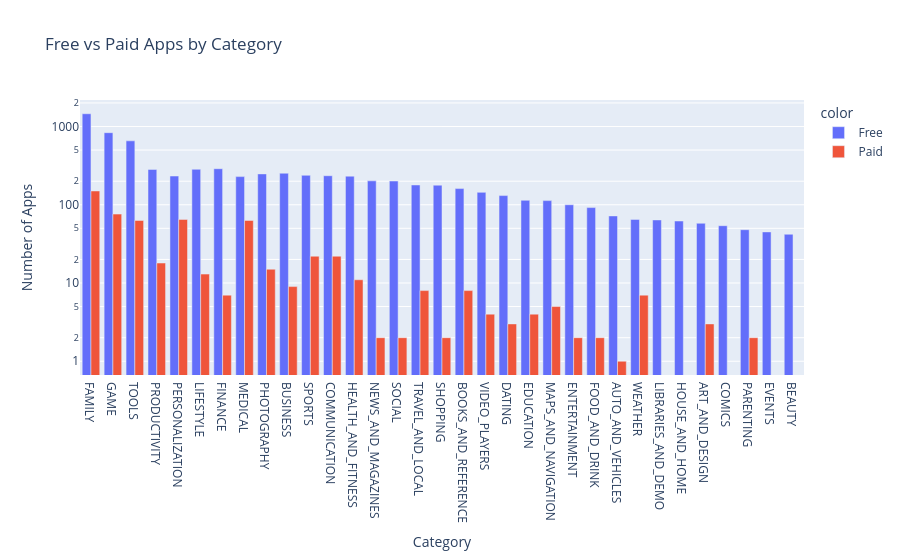

Write notebook code for a chart like this one.
### Markdown cell above
**Challenge**: Use the plotly express bar [chart examples](https://plotly.com/python/bar-charts/#bar-chart-with-sorted-or-ordered-categories) and the [.bar() API reference](https://plotly.com/python-api-reference/generated/plotly.express.bar.html#plotly.express.bar) to create this bar chart: 

<img src=https://imgur.com/LE0XCxA.png>

You'll want to use the `df_free_vs_paid` DataFrame that you created above that has the total number of free and paid apps per category. 

See if you can figure out how to get the look above by changing the `categoryorder` to 'total descending' as outlined in the documentation here [here](https://plotly.com/python/categorical-axes/#automatically-sorting-categories-by-name-or-total-value).

### Code cell
g_bar = px.bar(x = df_free_vs_paid.Category, # index = category name
             y = df_free_vs_paid.App, # count
             title='Free vs Paid Apps by Category',
             barmode='group',
             color=df_free_vs_paid.Type,
             )
 
g_bar.update_layout(xaxis_title='Category',
                    yaxis_title='Number of Apps',
                    xaxis={'categoryorder':'total descending'},
                    yaxis=dict(type='log'))
 
g_bar.show()

### Figure 1 — Plotly figure (JSON) as saved in the notebook; plotly's stock layout.template omitted (floating-point values rounded to 4 significant figures)
{"data": [{"alignmentgroup": "True", "hovertemplate": "color=Free<br>x=%{x}<br>y=%{y}<extra></extra>", "legendgroup": "Free", "marker": {"color": "#636efa", "pattern": {"shape": ""}}, "name": "Free", "offsetgroup": "Free", "orientation": "v", "showlegend": true, "textposition": "auto", "type": "bar", "x": ["ART_AND_DESIGN", "AUTO_AND_VEHICLES", "BEAUTY", "BOOKS_AND_REFERENCE", "BUSINESS", "COMICS", "COMMUNICATION", "DATING", "EDUCATION", "ENTERTAINMENT", "EVENTS", "FAMILY", "FINANCE", "FOOD_AND_DRINK", "GAME", "HEALTH_AND_FITNESS", "HOUSE_AND_HOME", "LIBRARIES_AND_DEMO", "LIFESTYLE", "MAPS_AND_NAVIGATION", "MEDICAL", "NEWS_AND_MAGAZINES", "PARENTING", "PERSONALIZATION", "PHOTOGRAPHY", "PRODUCTIVITY", "SHOPPING", "SOCIAL", "SPORTS", "TOOLS", "TRAVEL_AND_LOCAL", "VIDEO_PLAYERS", "WEATHER"], "xaxis": "x", "y": [58, 72, 42, 161, 253, 54, 235, 131, 114, 100, 45, 1456, 289, 92, 834, 232, 62, 64, 284, 113, 229, 202, 48, 233, 248, 283, 178, 201, 238, 656, 179, 144, 65], "yaxis": "y"}, {"alignmentgroup": "True", "hovertemplate": "color=Paid<br>x=%{x}<br>y=%{y}<extra></extra>", "legendgroup": "Paid", "marker": {"color": "#EF553B", "pattern": {"shape": ""}}, "name": "Paid", "offsetgroup": "Paid", "orientation": "v", "showlegend": true, "textposition": "auto", "type": "bar", "x": ["ART_AND_DESIGN", "AUTO_AND_VEHICLES", "BOOKS_AND_REFERENCE", "BUSINESS", "COMMUNICATION", "DATING", "EDUCATION", "ENTERTAINMENT", "FAMILY", "FINANCE", "FOOD_AND_DRINK", "GAME", "HEALTH_AND_FITNESS", "LIFESTYLE", "MAPS_AND_NAVIGATION", "MEDICAL", "NEWS_AND_MAGAZINES", "PARENTING", "PERSONALIZATION", "PHOTOGRAPHY", "PRODUCTIVITY", "SHOPPING", "SOCIAL", "SPORTS", "TOOLS", "TRAVEL_AND_LOCAL", "VIDEO_PLAYERS", "WEATHER"], "xaxis": "x", "y": [3, 1, 8, 9, 22, 3, 4, 2, 150, 7, 2, 76, 11, 13, 5, 63, 2, 2, 65, 15, 18, 2, 2, 22, 63, 8, 4, 7], "yaxis": "y"}], "layout": {"barmode": "group", "legend": {"title": {"text": "color"}, "tracegroupgap": 0}, "title": {"text": "Free vs Paid Apps by Category"}, "xaxis": {"anchor": "y", "categoryorder": "total descending", "domain": [0, 1], "title": {"text": "Category"}}, "yaxis": {"anchor": "x", "domain": [0, 1], "title": {"text": "Number of Apps"}, "type": "log"}}}
